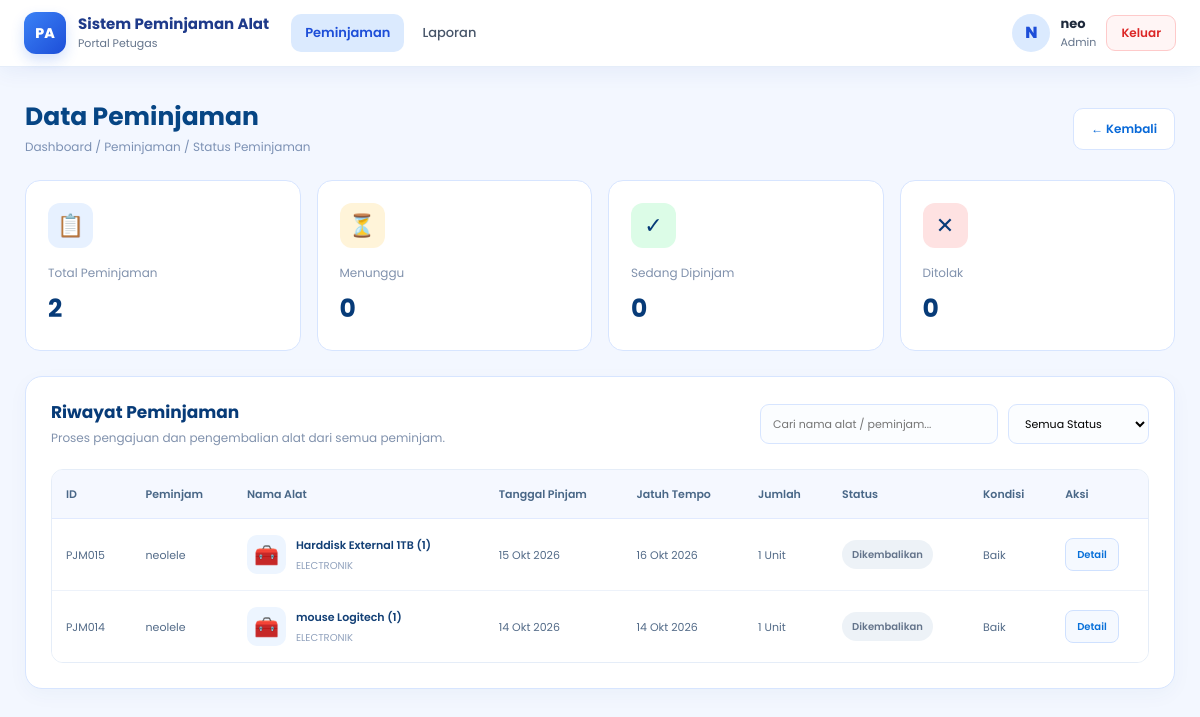
The page /petugas/status_peminjaman.php (signed in) on the database its author committed.
### tables this page shows
CREATE TABLE `users` (
  `id` int(11) NOT NULL,
  `username` varchar(50) NOT NULL,
  `nama_lengkap` varchar(100) NOT NULL,
  `alamat` varchar(225) NOT NULL,
  `password` varchar(255) NOT NULL,
  `role` enum('admin','petugas','peminjam') NOT NULL
);

CREATE TABLE `peminjaman` (
  `id_peminjaman` int(11) NOT NULL,
  `id_user` int(11) NOT NULL,
  `tanggal_pinjam` date NOT NULL,
  `tanggal_jatuh_tempo` date NOT NULL,
  `status` enum('diajukan','dipinjam','dikembalikan','terlambat','ditolak') NOT NULL DEFAULT 'diajukan'
);

### includes/auth.php (called while the page is built, shortened)
<?php
function e($v): string
{
    return htmlspecialchars((string)$v, ENT_QUOTES, 'UTF-8');
}
function auth_user(PDO $pdo): array
{
    static $user = null;
    if ($user !== null) {
        return $user;
    }
    $s = $pdo->prepare('SELECT id, username, nama_lengkap, role FROM users WHERE id = ?');
    $s->execute([$_SESSION['user_id']]);
    $user = $s->fetch();
    return $user;
}
function tgl_id(?string $d): string
{
    $bulan = ['', 'Jan', 'Feb', 'Mar', 'Apr', 'Mei', 'Jun', 'Jul', 'Agu', 'Sep', 'Okt', 'Nov', 'Des'];
    $t = strtotime($d);
    return date('j', $t) . ' ' . $bulan[(int)date('n', $t)] . ' ' . date('Y', $t);
}
function rupiah($n): string
{
    return 'Rp ' . number_format((float)$n, 0, ',', '.');
}
function kode(string $prefix, int $id): string
{
    return $prefix . str_pad((string)$id, 3, '0', STR_PAD_LEFT);
}
function role_label(string $role): string
{
    return ['admin' => 'Admin', 'petugas' => 'Petugas', 'peminjam' => 'Peminjam'][$role] ?? ucfirst($role);
}
function status_label(string $s): string
{
    return [
        'diajukan'     => 'Menunggu',
        'dipinjam'     => 'Sedang Dipinjam',
        'terlambat'    => 'Terlambat',
        'dikembalikan' => 'Dikembalikan',
        'ditolak'      => 'Ditolak',
    ][$s] ?? ucfirst($s);
}

### petugas/status_peminjaman.php (the view, shortened to what this page needs)
<?php
require_once __DIR__ . '/../includes/auth.php';
$me = auth_user($pdo);
$staff = in_array($me['role'], ['admin', 'petugas'], true);
$sql = "SELECT p.id_peminjaman, p.tanggal_pinjam, p.tanggal_jatuh_tempo, p.status,
               MAX(u.nama_lengkap) AS peminjam,
               GROUP_CONCAT(CONCAT(a.nama_alat, ' (', d.jumlah_alat, ')') ORDER BY a.nama_alat SEPARATOR ', ') AS alat,
               GROUP_CONCAT(DISTINCT k.nama_kategori SEPARATOR ', ') AS kategori,
               COALESCE(SUM(d.jumlah_alat), 0) AS total,
               MAX(pg.tanggal_kembali) AS tgl_kembali,
               MAX(pg.kondisi_alat) AS kondisi_kembali,
               MAX(pg.denda) AS denda
        FROM peminjaman p
        JOIN users u ON u.id = p.id_user
        LEFT JOIN detail_peminjaman d ON d.id_peminjaman = p.id_peminjaman
        LEFT JOIN alat a ON a.id_alat = d.id_alat
        LEFT JOIN kategori k ON k.id_kategori = a.id_kategori
        LEFT JOIN pengembalian pg ON pg.id_peminjaman = p.id_peminjaman "
     . ($staff ? '' : 'WHERE p.id_user = :uid ')
     . 'GROUP BY p.id_peminjaman ORDER BY p.id_peminjaman DESC';
$st = $pdo->prepare($sql);
$st->execute($staff ? [] : ['uid' => $me['id']]);
$rows = $st->fetchAll();
$cnt = ['total' => count($rows), 'menunggu' => 0, 'dipinjam' => 0, 'ditolak' => 0];
function catatan_status(array $r): string
{
    switch ($r['status']) {
        case 'dikembalikan':
            return 'Dikembalikan ' . tgl_id($r['tgl_kembali']) . ' dengan kondisi ' . ($r['kondisi_kembali'] ?? '-')
                . '. Denda: ' . rupiah($r['denda'] ?? 0) . '.';
    }
    return '-';
}
?>
<!DOCTYPE html>
<html lang="id">
<head>
    <link rel="stylesheet" href="../asset/css/bootstrap.css">
    <link rel="stylesheet" href="../asset/css/navbar.css">
</head>
<body>
<?php include __DIR__ . '/../includes/navbar_petugas.php'; ?>
<div class="nv-page">
<div class="container-status">
    <div class="d-flex justify-content-between align-items-center flex-wrap gap-3 mb-4">
        <div>
            <h2 class="page-title"><?= $staff ? 'Data Peminjaman' : 'Status Peminjaman' ?></h2>
            <div class="breadcrumb-text mb-0">
                Dashboard / Peminjaman / Status Peminjaman
            </div>
        </div>
        <a href="dashboard_petugas.php" class="btn-kembali">
            ← Kembali
        </a>
    </div>
    <div class="row g-3">
        <div class="col-6 col-lg-3">
            <div class="stat-card">
                <div class="stat-icon icon-total">📋</div>
                <div class="stat-label">Total Peminjaman</div>
                <div class="stat-number"><?= $cnt['total'] ?></div>
            </div>
        </div>
        <div class="col-6 col-lg-3">
            <div class="stat-card">
                <div class="stat-icon icon-menunggu">⏳</div>
                <div class="stat-label">Menunggu</div>
                <div class="stat-number"><?= $cnt['menunggu'] ?></div>
            </div>
        </div>
        <div class="col-6 col-lg-3">
            <div class="stat-card">
                <div class="stat-icon icon-disetujui">✓</div>
                <div class="stat-label">Sedang Dipinjam</div>
                <div class="stat-number"><?= $cnt['dipinjam'] ?></div>
            </div>
        </div>
        <div class="col-6 col-lg-3">
            <div class="stat-card">
                <div class="stat-icon icon-ditolak">✕</div>
                <div class="stat-label">Ditolak</div>
                <div class="stat-number"><?= $cnt['ditolak'] ?></div>
            </div>
        </div>
    </div>
    <div class="main-card">
        <div class="main-card-header">
            <div>
                <h4>Riwayat Peminjaman</h4>
                <p><?= $staff ? 'Proses pengajuan dan pengembalian alat dari semua peminjam.' : 'Pantau status pengajuan dan pengembalian alatmu.' ?></p>
            </div>
            <div class="filter-area">
                <input type="text" id="cariPeminjaman" placeholder="Cari nama alat<?= $staff ? ' / peminjam' : '' ?>...">
                <select id="filterStatus">
                    <option value="">Semua Status</option>
                </select>
            </div>
        </div>
        <div class="table-responsive">
            <table class="table">
                <thead>
                    <tr>
                        <th>ID</th>
                        <?php if ($staff): ?><th>Peminjam</th><?php endif; ?>
                        <th>Nama Alat</th>
                        <th>Tanggal Pinjam</th>
                        <th>Jatuh Tempo</th>
                        <th>Jumlah</th>
                        <th>Status</th>
                        <th>Kondisi</th>
                        <th>Aksi</th>
                    </tr>
                </thead>
                <tbody id="tabelPeminjaman">
                <?php foreach ($rows as $r): ?>
                    <?php
                    $idKode = kode('PJM', (int)$r['id_peminjaman']);
                    ?>
                    <tr class="data-peminjaman"
                        data-nama="<?= e(mb_strtolower($r['alat'] . ' ' . $r['peminjam'])) ?>"
                        data-status="<?= e($r['status']) ?>"
                        data-id="<?= e($idKode) ?>"
                        data-alat="<?= e($r['alat'] ?? '-') ?>"
                        data-peminjam="<?= e($r['peminjam']) ?>"
                        data-tanggal-pinjam="<?= e(tgl_id($r['tanggal_pinjam'])) ?>"
                        data-tanggal-kembali="<?= e(tgl_id($r['tanggal_jatuh_tempo'])) ?>"
                        data-jumlah="<?= (int)$r['total'] ?> Unit"
                        data-catatan="<?= e(catatan_status($r)) ?>">
                        <td><?= e($idKode) ?></td>
                        <?php if ($staff): ?><td><?= e($r['peminjam']) ?></td><?php endif; ?>
                        <td>
                            <div class="alat-info">
                                <div class="alat-icon">🧰</div>
                                <div>
                                    <div class="alat-name"><?= e($r['alat'] ?? '-') ?></div>
                                    <div class="alat-category"><?= e($r['kategori'] ?? '-') ?></div>
                                </div>
                            </div>
                        </td>
                        <td><?= e(tgl_id($r['tanggal_pinjam'])) ?></td>
                        <td><?= e(tgl_id($r['tanggal_jatuh_tempo'])) ?></td>
                        <td><?= (int)$r['total'] ?> Unit</td>
                        <td>
                            <?php
                            $badge = $r['status'] === 'diajukan' ? 'menunggu' : $r['status'];
                            ?>
                            <span class="badge-status <?= e($badge) ?>"><?= e(status_label($r['status'])) ?></span>
                        </td>
                        <td>
                            <?= e(ucfirst($r['kondisi_kembali'] ?? '-')) ?>
                        </td>
                        <td>
                            <div class="aksi-wrap">
                                <button class="btn-detail" type="button" onclick="lihatDetail(this)">Detail</button>
                            </div>
                        </td>
                    </tr>
                <?php endforeach; ?>
                </tbody>
            </table>
        </div>
    </div>
</div>
</div>
</body>
</html>

### includes/navbar_petugas.php (shortened to what this page needs)
<?php
require_once __DIR__ . '/auth.php';
$nvUser  = auth_user($pdo);
$nvRole  = $nvUser['role'] ?? 'petugas';
$nvAlias = [
    'edit_petugas.php' => 'daftar_user.php',
    'edit_alat.php'    => 'lihat_alat.php',
];
$nvCur   = basename(parse_url($_SERVER['REQUEST_URI'], PHP_URL_PATH));
$nvCur   = $nvAlias[$nvCur] ?? $nvCur;
$nvMenus = [
    ['Peminjaman', 'status_peminjaman.php'],
    ['Laporan', 'laporan.php'],
];
function nv_is_active(string $href, string $cur): bool
{
    return basename(parse_url($href, PHP_URL_PATH)) === $cur;
}
$nvInisial = mb_strtoupper(mb_substr($nvUser['nama_lengkap'] ?: $nvUser['username'], 0, 1));
$nvPortal  = 'Portal Petugas';
?>
<header class="nv">
    <div class="nv-inner">
        <a class="nv-brand" href="status_peminjaman.php">
            <span class="nv-logo">PA</span>
            <span class="nv-brandtext">
                <strong>Sistem Peminjaman Alat</strong>
                <small><?= e($nvPortal) ?></small>
            </span>
        </a>
        <div class="nv-collapse" id="nvCollapse">
            <nav class="nv-menu" aria-label="Menu utama">
                <?php foreach ($nvMenus as $m): ?>
                    <a class="nv-link<?= nv_is_active($m[1], $nvCur) ? ' active' : '' ?>"
                       href="<?= e($m[1]) ?>"><?= e($m[0]) ?></a>
                <?php endforeach; ?>
            </nav>
            <div class="nv-profile">
                <div class="nv-avatar"><?= e($nvInisial) ?></div>
                <div class="nv-info">
                    <strong><?= e($nvUser['nama_lengkap'] ?: $nvUser['username']) ?></strong>
                    <span><?= e(role_label($nvRole)) ?></span>
                </div>
                <a href="logout.php" class="nv-logout"
                   onclick="return confirm('Apakah kamu yakin ingin keluar?')">Keluar</a>
            </div>
        </div>
    </div>
</header>

### asset/css/navbar.css (style rules this page uses)
body { padding: 0 !important; }
.nv-page { padding: 35px 20px; }
.nv { position: sticky; top: 0; z-index: 1000; background: #fff; border-bottom: 1px solid #e5edf9; box-shadow: 0 4px 22px rgba(30, 64, 175, .07); font-family: inherit; }
.nv-inner { max-width: 1280px; margin: 0 auto; padding: 12px 24px; display: flex; align-items: center; gap: 22px; }
.nv-brand { display: flex; align-items: center; gap: 12px; text-decoration: none; flex-shrink: 0; }
.nv-logo { width: 42px; height: 42px; border-radius: 12px; display: grid; place-items: center; color: #fff; font-weight: 800; font-size: 14px; background: linear-gradient(135deg, #3b82f6, #1d4ed8); box-shadow: 0 6px 14px rgba(37, 99, 235, .2); }
.nv-brandtext strong { display: block; font-size: 15px; font-weight: 700; color: #1e3a8a; line-height: 1.2; }
.nv-brandtext small { display: block; font-size: 11px; color: #64748b; margin-top: 2px; }
.nv-collapse { flex: 1; display: flex; align-items: center; justify-content: space-between; gap: 20px; }
.nv-menu { display: flex; align-items: center; gap: 4px; flex-wrap: wrap; }
.nv-link { display: inline-flex; align-items: center; gap: 4px; padding: 9px 14px; border: 0; border-radius: 10px; background: transparent; color: #475569; font: inherit; font-size: 13px; font-weight: 500; text-decoration: none; cursor: pointer; transition: background .2s, color .2s; }
.nv-link.active { background: #dbeafe; color: #1d4ed8; font-weight: 600; }
.nv-profile { display: flex; align-items: center; gap: 10px; flex-shrink: 0; }
.nv-avatar { width: 38px; height: 38px; border-radius: 50%; display: grid; place-items: center; background: #dbeafe; color: #1d4ed8; font-weight: 800; }
.nv-info strong { display: block; font-size: 13px; color: #1e293b; line-height: 1.2; }
.nv-info span { display: block; font-size: 11px; color: #64748b; margin-top: 2px; }
.nv-logout { padding: 8px 14px; border-radius: 9px; border: 1px solid #fecaca; background: #fff5f5; color: #dc2626; font-size: 12px; font-weight: 600; text-decoration: none; transition: background .2s; }

### rows shown on the page
users: nama_lengkap "N", nama_lengkap "neo", role "Admin"
peminjaman: id_peminjaman "PJM015", peminjam "neolele", alat "Harddisk External 1TB (1)", kategori "ELECTRONIK", tanggal_pinjam "15 Okt 2026", tanggal_jatuh_tempo "16 Okt 2026", total "1", status "Dikembalikan", kondisi_kembali "Baik"
peminjaman: id_peminjaman "PJM014", peminjam "neolele", alat "mouse Logitech (1)", kategori "ELECTRONIK", tanggal_pinjam "14 Okt 2026", tanggal_jatuh_tempo "14 Okt 2026", total "1", status "Dikembalikan", kondisi_kembali "Baik"

### other values the page prints
$nvPortal "Portal Petugas"
$m[0] "Peminjaman"
$m[0] "Laporan"
$cnt['total'] "2"
$cnt['menunggu'] "0"
$cnt['dipinjam'] "0"
$cnt['ditolak'] "0"
